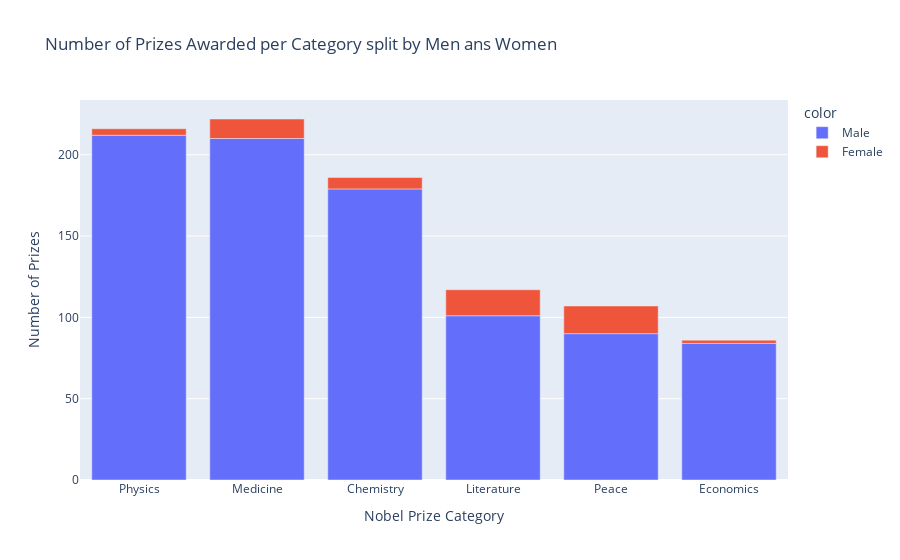

Notebook source saved alongside this figure:
### Code cell
v_bar_split = px.bar(
    x=cat_men_women.category,
    y=cat_men_women.prize,
    color=cat_men_women.sex,
    title="Number of Prizes Awarded per Category split by Men ans Women"
)
v_bar_split.update_layout(
    xaxis_title="Nobel Prize Category",
    yaxis_title="Number of Prizes"
)
v_bar_split.show()

### Figure 1 — Plotly figure (JSON) as saved in the notebook; plotly's stock layout.template omitted (floating-point values rounded to 4 significant figures)
{"data": [{"alignmentgroup": "True", "hovertemplate": "color=Male<br>x=%{x}<br>y=%{y}<extra></extra>", "legendgroup": "Male", "marker": {"color": "#636efa", "pattern": {"shape": ""}}, "name": "Male", "offsetgroup": "Male", "orientation": "v", "showlegend": true, "textposition": "auto", "type": "bar", "x": ["Physics", "Medicine", "Chemistry", "Literature", "Peace", "Economics"], "xaxis": "x", "y": [212, 210, 179, 101, 90, 84], "yaxis": "y"}, {"alignmentgroup": "True", "hovertemplate": "color=Female<br>x=%{x}<br>y=%{y}<extra></extra>", "legendgroup": "Female", "marker": {"color": "#EF553B", "pattern": {"shape": ""}}, "name": "Female", "offsetgroup": "Female", "orientation": "v", "showlegend": true, "textposition": "auto", "type": "bar", "x": ["Peace", "Literature", "Medicine", "Chemistry", "Physics", "Economics"], "xaxis": "x", "y": [17, 16, 12, 7, 4, 2], "yaxis": "y"}], "layout": {"barmode": "relative", "legend": {"title": {"text": "color"}, "tracegroupgap": 0}, "title": {"text": "Number of Prizes Awarded per Category split by Men ans Women"}, "xaxis": {"anchor": "y", "domain": [0, 1], "title": {"text": "Nobel Prize Category"}}, "yaxis": {"anchor": "x", "domain": [0, 1], "title": {"text": "Number of Prizes"}}}}
